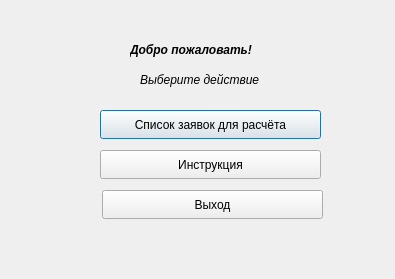
<?xml version="1.0" encoding="UTF-8"?>
<ui version="4.0">
 <class>buh18</class>
 <widget class="QDialog" name="buh18">
  <property name="geometry">
   <rect>
    <x>0</x>
    <y>0</y>
    <width>395</width>
    <height>279</height>
   </rect>
  </property>
  <property name="windowTitle">
   <string>Dialog</string>
  </property>
  <widget class="QPushButton" name="pushButton">
   <property name="geometry">
    <rect>
     <x>100</x>
     <y>110</y>
     <width>221</width>
     <height>29</height>
    </rect>
   </property>
   <property name="text">
    <string>Список заявок для расчёта</string>
   </property>
  </widget>
  <widget class="QPushButton" name="pushButton_3">
   <property name="geometry">
    <rect>
     <x>102</x>
     <y>190</y>
     <width>221</width>
     <height>29</height>
    </rect>
   </property>
   <property name="text">
    <string>Выход</string>
   </property>
  </widget>
  <widget class="QLabel" name="label">
   <property name="geometry">
    <rect>
     <x>130</x>
     <y>40</y>
     <width>161</width>
     <height>20</height>
    </rect>
   </property>
   <property name="font">
    <font>
     <italic>true</italic>
     <bold>true</bold>
    </font>
   </property>
   <property name="text">
    <string>Добро пожаловать!</string>
   </property>
  </widget>
  <widget class="QLabel" name="label_2">
   <property name="geometry">
    <rect>
     <x>140</x>
     <y>70</y>
     <width>141</width>
     <height>20</height>
    </rect>
   </property>
   <property name="font">
    <font>
     <italic>true</italic>
    </font>
   </property>
   <property name="text">
    <string>Выберите действие</string>
   </property>
  </widget>
  <widget class="QPushButton" name="pushButton_2">
   <property name="geometry">
    <rect>
     <x>100</x>
     <y>150</y>
     <width>221</width>
     <height>29</height>
    </rect>
   </property>
   <property name="text">
    <string>Инструкция</string>
   </property>
  </widget>
 </widget>
 <resources/>
 <connections/>
</ui>
